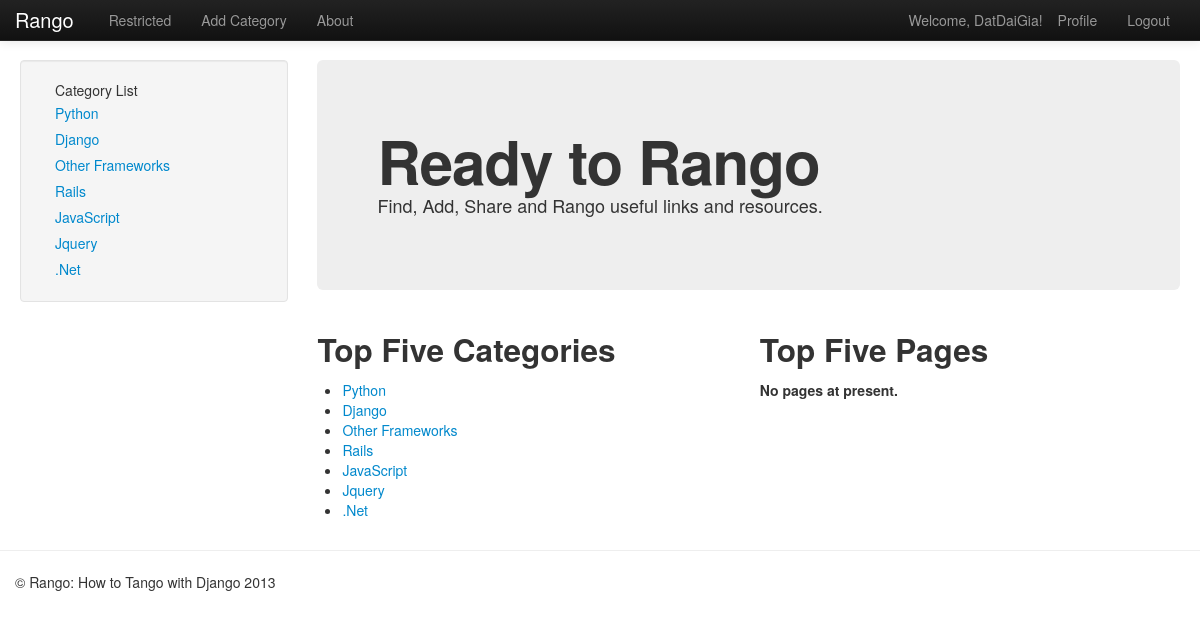
The app's page /rango/ (signed in) with its own data.
### rango/models.py (models this page shows, shortened)
class Category(models.Model):
    name = models.CharField(max_length=128, unique=True)
    views = models.IntegerField(default=0)
    likes = models.IntegerField(default=0)
    slug = models.SlugField()

### rango/views.py (the view)
def index(request):
  request.session.set_test_cookie()
  context = RequestContext(request)
  cat_list = get_category_list()
  context_dict = {'cat_list': cat_list}
  if request.session.get('last_visit'):
      last_visit_time = request.session.get('last_visit')
      visits = request.session.get('visits', 0)
      if (datetime.now() - datetime.strptime(last_visit_time[:-7], "%Y-%m-%d %H:%M:%S")).days > 0:
          request.session['visits'] = visits + 1
          request.session['last_visit'] = str(datetime.now())
  else:
      request.session['last_visit'] = str(datetime.now())
      request.session['visits'] = 1
  return render_to_response('rango/index.html', context_dict, context)

### rango/views.py (called while the page is built)
def get_category_list():
    cat_list = Category.objects.all()
    return cat_list

### templates/rango/index.html
{% extends 'rango/base.html' %}
{% load static %}
{% block body_block %}
<div class="hero-unit">
    <h1>Ready to Rango</h1>
    <p>Find, Add, Share and Rango useful links and resources.</p>
</div>
<div class="row-fluid">
    <div class="span6">
        <h2>Top Five Categories</h2>
        {% if cat_list %}
        <ul>
            {% for category in cat_list %}
            <li><a href="/rango/category/{{category.slug}}">{{ category.name }}</a></li>
            {% endfor %}
        </ul>
        {% else %}
        <strong>No categories at present.</strong>
        {% endif %}
    </div>
    <div class="span6">
        <h2>Top Five Pages</h2>
        {% if pages %}
        <ul>
            {% for page in pages %}
            <li><a href="{{ page.url}}">{{ page.title }}</a> - {{ page.category }} ({{ page.views }} view(s))</li>
            {% endfor %}
        </ul>
        {% else %}
        <strong>No pages at present.</strong>
        {% endif %}
    </div>
</div>
{% endblock %}

### templates/rango/base.html (shortened to what this page needs)
<!DOCTYPE html>
{% load static %}
<html>
    <head>
        <link href="{% static 'css/bootstrap-fluid-adj.css' %}" rel="stylesheet">
        <link href="{% static 'css/bootstrap.min.css' %}" rel="stylesheet" media="screen">
        <link href="{% static 'css/bootstrap-responsive.css' %}" rel="stylesheet">
    </head>
    <body>
      <div class="navbar navbar-inverse navbar-fixed-top">
        <div class="navbar-inner">
          <div class="container">
              <a class="brand" href="/rango/">Rango</a>
              <div class="nav-collapse collapse">
                  <ul class="nav pull-right">
                      {% if user.is_authenticated %}
                      <li class="navbar-text">Welcome, {{ user.username }}!</li>
                      <li><a href="/rango/profile">Profile</a></li>
                      <li><a href="/rango/logout/">Logout</a></li>
                      {% else %}
                      <li><a href="/rango/register/">Register</a></li>
                      <li><a href="/rango/login/">Login</a></li>
                      {% endif %}
                  </ul>
                  <ul class="nav">
                      {% if user.is_authenticated %}
                      <li><a href="/rango/restricted/">Restricted</a></li>
                      <li><a href="/rango/add_category/">Add Category</a></li>
                      {% endif %}
                      <li><a href="/rango/about/">About</a></li>
                  </ul>
              </div>
          </div>
        </div>
      </div>
      <div class="container-fluid">
        <div class="row-fluid">
            <div class="span3">
                <div class="well sidebar-nav">
                   <div id="cats">
                     {% if cat_list %}
                         <ul class="nav nav-list"><li>Category List</li></ul>
                         {% include 'rango/category_list.html' with cat_list=cat_list %}
                     {% endif %}
                  </div>
                </div>
            </div>
            <div class="span9">
                {% block body_block %}
                {% endblock %}
            </div>
        </div>
      </div>
      <hr>
      <footer>
        <div class="container">
          <p>&copy; Rango: How to Tango with Django 2013</p>
        </div>
      </footer>
    </body>
</html>

### templates/rango/category_list.html
<ul class="nav nav-list">
    {% if cat_list %}
        {% for cat in cat_list %}
            <li><a href="/rango/category/{{ cat.slug }}">{{ cat.name }}</a></li>
        {% endfor %}
    {% else %}
        <li>No categories at present.</li>
   {% endif %}
</ul>

### records on screen
Category: name "Python"
Category: name "Django"
Category: name "Other Frameworks"
Category: name "Rails"
Category: name "JavaScript"
Category: name "Jquery"
Category: name ".Net"

### other values on screen
{{ user.username }} "DatDaiGia"
